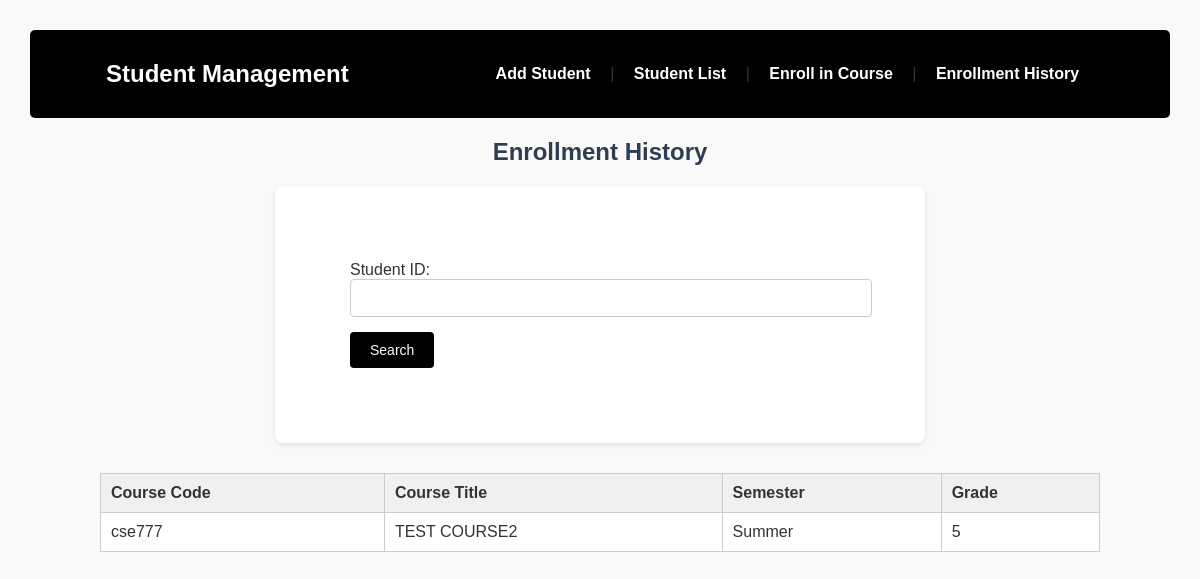
Screenshot of /history.php?student_id=4255 with the database file from the repository.
### tables this page shows
CREATE TABLE `enrollments` (
  `id` int(11) NOT NULL,
  `student_id` varchar(20) NOT NULL,
  `course_code` varchar(20) NOT NULL,
  `course_title` varchar(100) DEFAULT NULL,
  `semester` varchar(20) DEFAULT NULL,
  `grade` varchar(5) DEFAULT NULL
);

### history.php (the view, shortened to what this page needs)
<?php include 'db.php'; ?>
<!DOCTYPE html>
<html>
<head>
    <link rel="stylesheet" href="style.css">
</head>
<body>
<?php include 'navbar.php'; ?>
<h2>Enrollment History</h2>
<form method="GET">
    Student ID: <input type="text" name="student_id" required>
    <button type="submit">Search</button>
</form>
<?php
if (isset($_GET['student_id'])) {
    $student_id = $_GET['student_id'];
    $stmt = $conn->prepare("SELECT course_code, course_title, semester, grade FROM enrollments WHERE student_id = ?");
    $stmt->bind_param("s", $student_id);
    $stmt->execute();
    $result = $stmt->get_result();
    if ($result->num_rows > 0) {
        echo "<table border='1' cellpadding='10'>
                <tr><th>Course Code</th><th>Course Title</th><th>Semester</th><th>Grade</th></tr>";
        while ($row = $result->fetch_assoc()) {
            echo "<tr>
                    <td>{$row['course_code']}</td>
                    <td>{$row['course_title']}</td>
                    <td>{$row['semester']}</td>
                    <td>" . ($row['grade'] ?? "N/A") . "</td>
                  </tr>";
        }
        echo "</table>";
    } else {
        echo "<p>No data available.</p>";
    }
}
?>
</body>
</html>

### style.css (style rules this page uses)
body { font-family: Arial, sans-serif; margin: 30px; background-color: #f9f9f9; color: #333; }
h2 { color: #2c3e50; }
form { background-color: #fff; padding: 75px; border-radius: 8px; box-shadow: 0 2px 5px rgba(0,0,0,0.1); max-width: 500px; width: 90%; margin: 0 auto 30px auto; }
input[type="text"], input[type="email"], input[type="date"], select, textarea { width: 100%; padding: 10px; margin-bottom: 15px; border: 1px solid #ccc; border-radius: 4px; font-size: 14px; }
button { background-color: black; color: white; padding: 10px 20px; border: none; font-size: 14px; border-radius: 4px; cursor: pointer; }
table { width: 100%; border-collapse: collapse; background-color: #fff; margin-top: 20px; }
table, th, td { border: 1px solid #ccc; }
th { background-color: #f0f0f0; text-align: left; padding: 10px; }
td { padding: 10px; }
table { margin: 20px auto; width: 90%; max-width: 1000px; background-color: #fff; border-collapse: collapse; }
h2, h3 { text-align: center; }

### rows the page displays
enrollments: course_code "cse777", course_title "TEST COURSE2", semester "Summer", grade "5"
